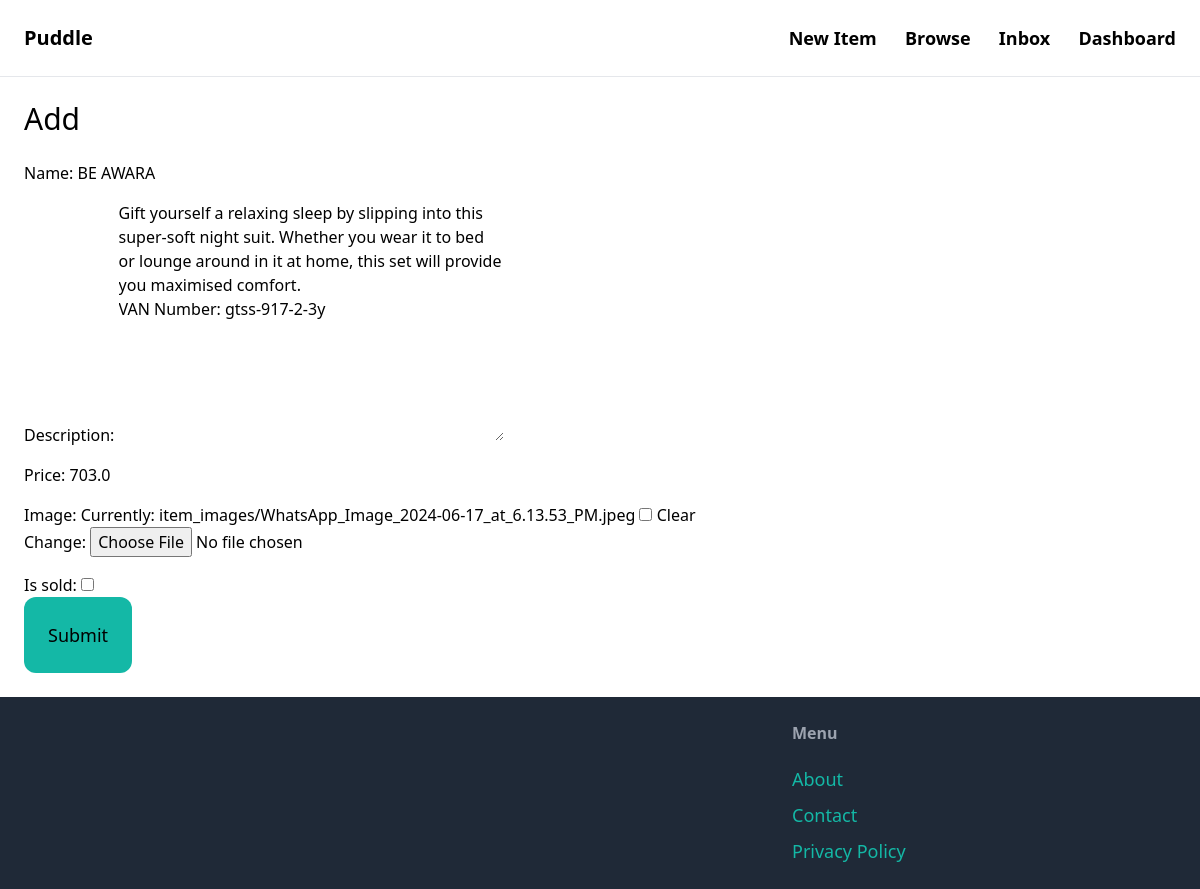
The app's page /items/2/edit/ (signed in) with its own data.
### item/models.py (models this page shows, shortened)
class Item(models.Model):
    category = models.ForeignKey(Category, related_name='items', on_delete=models.CASCADE)
    name = models.CharField(max_length=255)
    description = models.TextField(blank=True, null=True)
    price = models.FloatField()
    image = models.ImageField(upload_to='item_images', blank=True, null=True)
    is_sold = models.BooleanField(default=False)
    created_at = models.DateTimeField(auto_now_add=True)
    created_by = models.ForeignKey(User, related_name='items', on_delete=models.CASCADE)
    class Meta:
        ordering = ('name',)

### item/views.py (the view)
# urls.py: path('<int:pk>/edit/', views.edit, name ='edit'),
@login_required
def edit(request, pk):
    item = get_object_or_404(Item, pk=pk, created_by=request.user)
    if request.method == 'POST':
        form = EditItemForm(request.POST, request.FILES, instance=item)
        if form.is_valid():
            form.save();
            return redirect('item:detail', pk=item.id)
    else:
        form = EditItemForm(instance=item)
    return render(request, 'item/form.html', {
        'form': form,
        'title': 'Edit item',
    })

### item/forms.py
class EditItemForm(forms.ModelForm):
    class Meta:
        model = Item
        fields = ['name', 'description', 'price', 'image', 'is_sold']  # Use a list, not a set
    widgets = {
        "name": forms.TextInput(attrs={
            'class': 'w-full py-4 rounded-xl border'
        }),
        "description": forms.Textarea(attrs={
            'class': 'w-full py-4 rounded-xl border',
            'rows': 2
        }),
        "price": forms.NumberInput(attrs={
            'class': 'w-full py-4 rounded-xl border'
        }),
        "image": forms.ClearableFileInput(attrs={
            'class': 'w-full py-4 rounded-xl border'
        }),
    }

### item/templates/item/form.html (shortened to what this page needs)
{% extends 'core/base.html' %}
{% block content %}
<h1 class="mb-6 text-3xl">Add</h1>
<form method="post" action="." enctype="multipart/form-data">
    <div class="space-y-4">
        {{form.as_p}}
    </div>
    <button class="py-6 px-6 text-lg bg-teal-500 rounded-xl">Submit</button>
</form>
{% endblock %}

### records on screen
Item: name "BE AWARA", description "Gift yourself a relaxing sleep by slipping into this super-soft night suit. Whether you wear it to bed or lounge around in it at home, this set will provide you maximised comfort. VAN Number: gtss-917-2-3y", price "703.0"
